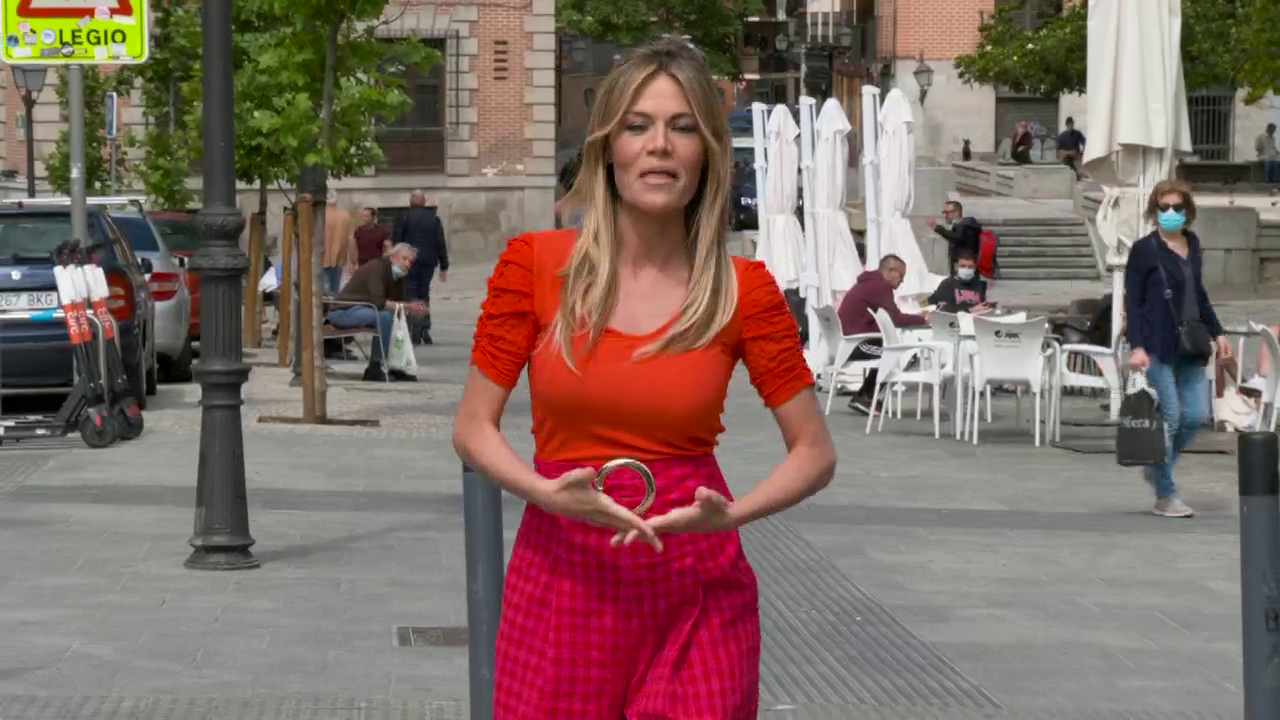
#> input picture frame 10 of directo.mp4, 1280 x 720 px
$ python video.py
#> lines starting #> are read from the running program, lines starting #| are printed output that depends on the picture; after the words box and inside, x2 and y2 are one past the last pixel; in counts of white or black regions, pixels touching at a corner belong together
#> further down, frame is the input picture: shape (720, 1280, 3); mean B, G, R 100.9, 108, 127.8
### face_detector.py
#LIBRERIAS
import cv2
import numpy as np

#FUNCION: recibe una imagen y te devuelve las coordenadas de las caras
def face_detector(img, face_cascade, eye_cascade, face_f):

    #variables face_f
    xf = face_f[0]
#> xf = 0
    yf = face_f[1]
#> yf = 0
    wf = face_f[2]
#> wf = 1280
    hf = face_f[3]
#> hf = 720

    #variables img
    xi = 0
    yi = 0
    wi = img.shape[1]
#> wi = 1280
    hi = img.shape[0]
#> hi = 720

    #apertura de face_f con relacion a la img
    c = float(0.1) #esto es un 10 %

    print("face_f: ", xf, xf + wf, yf, yf + hf)
#| face_f:  0 1280 0 720
    #roi_i = img[yf: yf + hf, xf: xf + wf]
    #cv2.imshow("roi_i", roi_i)

    if xf != xi or yf != yi or wf != wi or hf != hi: #(tendre que ver si AND o OR)
        #face_f no es igual a img, hace falta la apertura

        y1 = yf - round(c * hf)
        y2 = yf + hf + round(c * hf)
        x1 = xf - round(c * wf)
        x2 = xf + wf + round(c * wf)

        roi_f = img[y1: y2, x1: x2]

        print("Face apertura: ", x1, x2, y1, y2)
        #cv2.imshow('Face apertura',roi_f)

        #paso el roi_f a gris para un mejor tratamiento
        gray_img = cv2.cvtColor(roi_f,cv2.COLOR_BGR2GRAY)

        #aplico el clasificador a la imagen
        faces = face_cascade.detectMultiScale(gray_img, scaleFactor=1.04, minNeighbors=5)
        print("Faces en face apertura: ", faces)
        if type(faces) == np.ndarray:

            flag = -1

            for x,y,w,h in faces:

                flag = flag + 1

                if w >= 100 and w <= 125 and h >= 100 and h <= 125:

                    print("Entro en el if de la apertura")
                    print("Face: ", x,y,w,h)

                    #Region Of Interest
                    roi_gray = gray_img[y:y+h, x:x+w]

                    #aplico el clasificador de ojos sobre la imagen de interes que se supone que es una cara y guardo el resultado en eyes
                    eyes = eye_cascade.detectMultiScale(roi_gray)

                    c_eyes = 0

                    for ex,ey,ew,eh in eyes:

                        c_eyes = c_eyes + 1

                        if c_eyes >= 2: #si hay mínimo dos ojos (a veces la boca abierta la detecta como un tercer ojo), es una cara

                            print("faces[flag]", faces[flag])

                            face = faces[flag]

                            #las coordenadad de face son relativas a roi_f, no a img, por lo que tengo que referenciarlas al 0,0 de la img
                            face_r = np.array([face[0] + xf, face[1] + yf, face[2], face[3]])

                            print("face_r: ", face_r)

                            return face_r
                else:

                    #return np.array([x1, y1, x2 - x1, y2 - y1])
                    return np.array([xf, yf, wf, hf])

    else:

        #face_f es igual a img, no hace falta la apertura: se analiza la imagen entera

        roi_f = img[yf : yf + hf, xf : xf + wf]

        #cv2.imshow('roi_f',roi_f)

        #paso el roi_f a gris para un mejor tratamiento
        gray_img = cv2.cvtColor(roi_f,cv2.COLOR_BGR2GRAY)
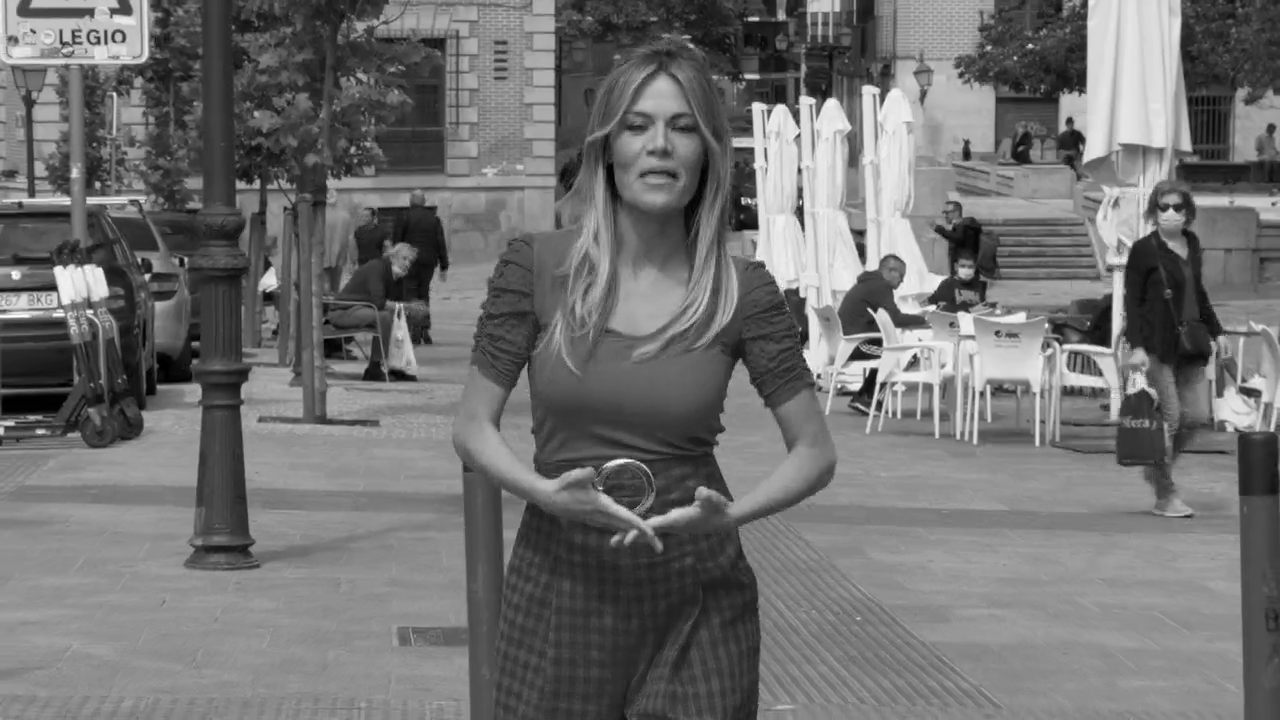
#> gray_img: shape (720, 1280); min 0, max 255, mean 113.1

        #aplico el clasificador a la imagen
        faces = face_cascade.detectMultiScale(gray_img, scaleFactor=1.04, minNeighbors=5)
#> faces = [[1152, 193, 39, 39], [642, 664, 44, 44], [21, 87, 47, 47], [519, 104, 49, 49], [440, 38, 48, 48], [23, 103, 50, 50], [895, 397, 50, 50], [111, 228, 56, 56], [888, 103, 71, 71], [601, 80, 118, 118]]


        if type(faces) == np.ndarray:

            flag = -1

            for x,y,w,h in faces:

                flag = flag + 1

                if w >= 100 and w <= 125 and h >= 100 and h <= 125:

                    print("Entro en el if de la no apertura")
                    print("Face: ", x,y,w,h)

                    #Region Of Interest
                    roi_gray = gray_img[y:y+h, x:x+w]

                    #aplico el clasificador de ojos sobre la imagen de interes que se supone que es una cara y guardo el resultado en eyes
                    eyes = eye_cascade.detectMultiScale(roi_gray)

                    c_eyes = 0

                    for ex,ey,ew,eh in eyes:

                        c_eyes = c_eyes + 1

                    if c_eyes >= 2: #si hay mínimo dos ojos (a veces la boca abierta la detecta como un tercer ojo), es una cara

                        print("faces[flag]", faces[flag])

                        return faces[flag]
#> this loop made 10 passes
#> (x, y, w, h, eyes) on pass 10: (601, 80, 118, 118, [[22, 24, 39, 39], [33, 72, 44, 44]])
#| Entro en el if de la no apertura
#| Face:  601 80 118 118
#| faces[flag] [601  80 118 118]
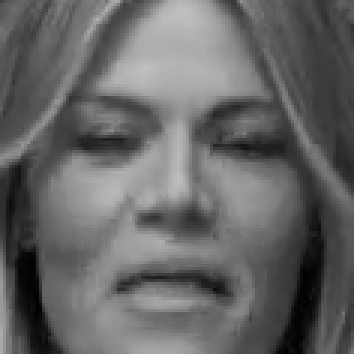
#> roi_gray: shape (118, 118) (shown 3 times larger); min 0, max 192, mean 101.5
#> after the loop, flag = 9


### video.py
#LIBRERIAS
import cv2
import numpy as np

from face_detector import *

#CARGA DE LOS CLASIFICADORES
face_cascade = cv2.CascadeClassifier("haarcascade_frontalface_default.xml")
eye_cascade = cv2.CascadeClassifier('haarcascade_eye.xml')

#VARIABLES GENERALES
face = np.array([0, 0, 0, 0])

#MAIN
# Create a VideoCapture object and read from input file
# If the input is the camera, pass 0 instead of the video file name
cap = cv2.VideoCapture('directo.mp4')

# Check if camera opened successfully
if (cap.isOpened()== False):
  print("Error opening video stream or file")


# Read until video is completed
while(cap.isOpened()):
  # Capture frame-by-frame
  ret, frame = cap.read()

  if ret == True:

    #inicializo el array de face: [0 0 w h].
    face_frame = np.array([0, 0, frame.shape[1], frame.shape[0]])

    #Analizar si frame tiene cara. Envio a la funcion un rectangulo inicial para analizar, o justo el que acabo de recibir en la ultima iteraccion
    if type(face) == np.ndarray: #asi evito los face vacios, que darian ademas error
      if face[0] != 0 or face[1] != 0 or face[2] != 0 or face[3] != 0:
        #Face ha cambiado
        face_f = face
      else:
        #Face no ha cambiado
        face_f = face_frame

    face = face_detector(frame,  face_cascade, eye_cascade, face_f)
#> face = [601, 80, 118, 118]

    print("FACE QUE LLEGA A VIDEO.PY: ", face)
#| FACE QUE LLEGA A VIDEO.PY:  [601  80 118 118]

    if type(face) == np.ndarray: #si face no es un array vacio, pinta el rectangulo

      start_point = (face[0], face[1])
#> start_point = (601, 80)
      end_point = ((face[0] + face[2]), (face[1] + face[3]))
#> end_point = (719, 198)
      color = (255, 0, 0)
      thickness = 2
      frame = cv2.rectangle(frame, start_point, end_point, color, thickness)
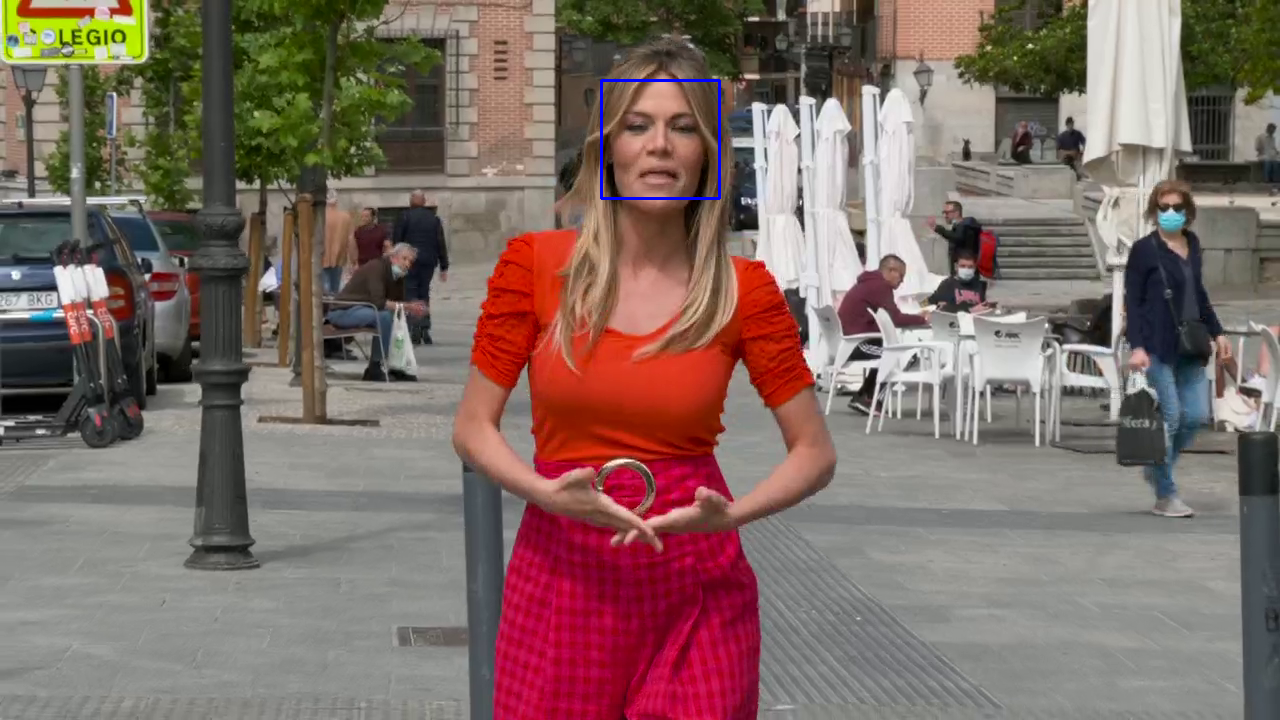
#> frame: shape (720, 1280, 3); 0.15% of pixels changed, all inside (x1, y1, x2, y2) = (600, 79, 721, 200)

    # Display the resulting frame
    cv2.imshow('Directo',frame)


    # Press Q on keyboard to  exit
    if cv2.waitKey(25) & 0xFF == ord('q'): #a 38 es una velocidad buena sin procesar
#> (key q is pressed here)
      break

  # Break the loop
  else:
    break

# When everything done, release the video capture object
cap.release()

# Closes all the frames
cv2.destroyAllWindows()

$ run again, starting later in the video
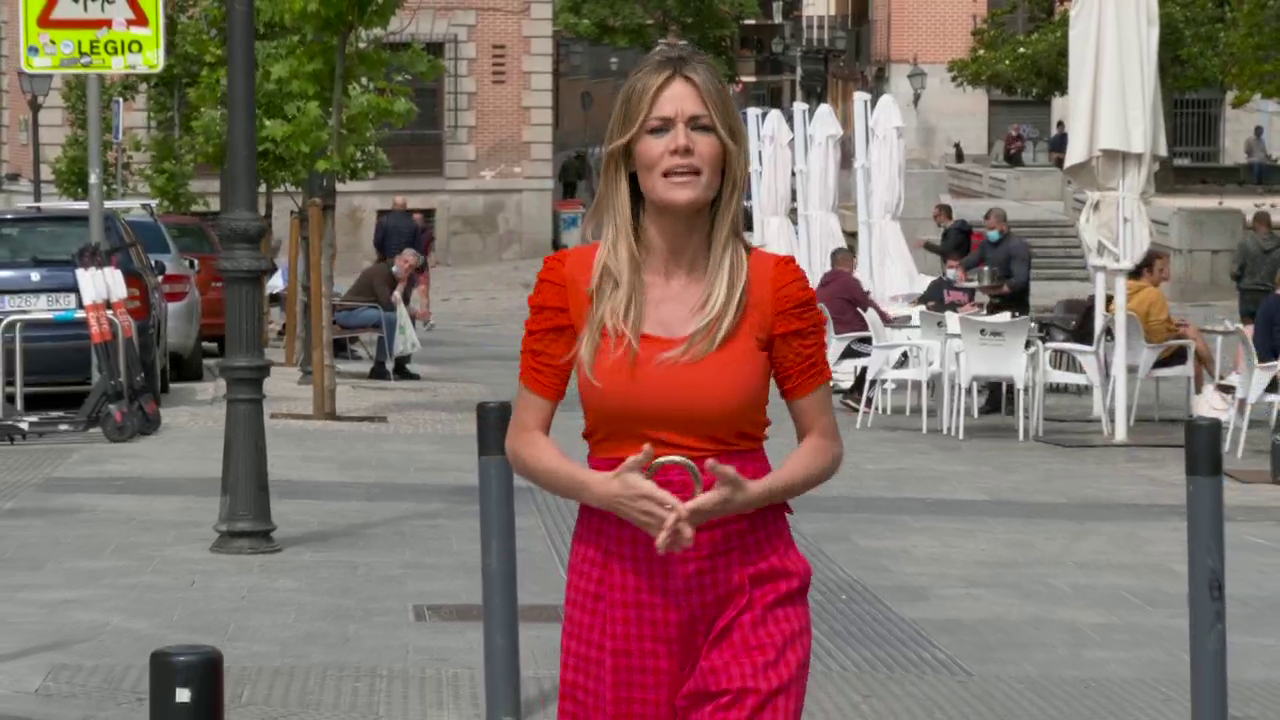
#> input picture frame 46 of directo.mp4, 1280 x 720 px
#> frame is the input picture: shape (720, 1280, 3); mean B, G, R 101.7, 109, 128.2
#| face_f:  0 1280 0 720
#> in face_detector, `gray_img = cv2.cvtColor(roi_f,cv2.COLOR_BGR2GRAY)`:
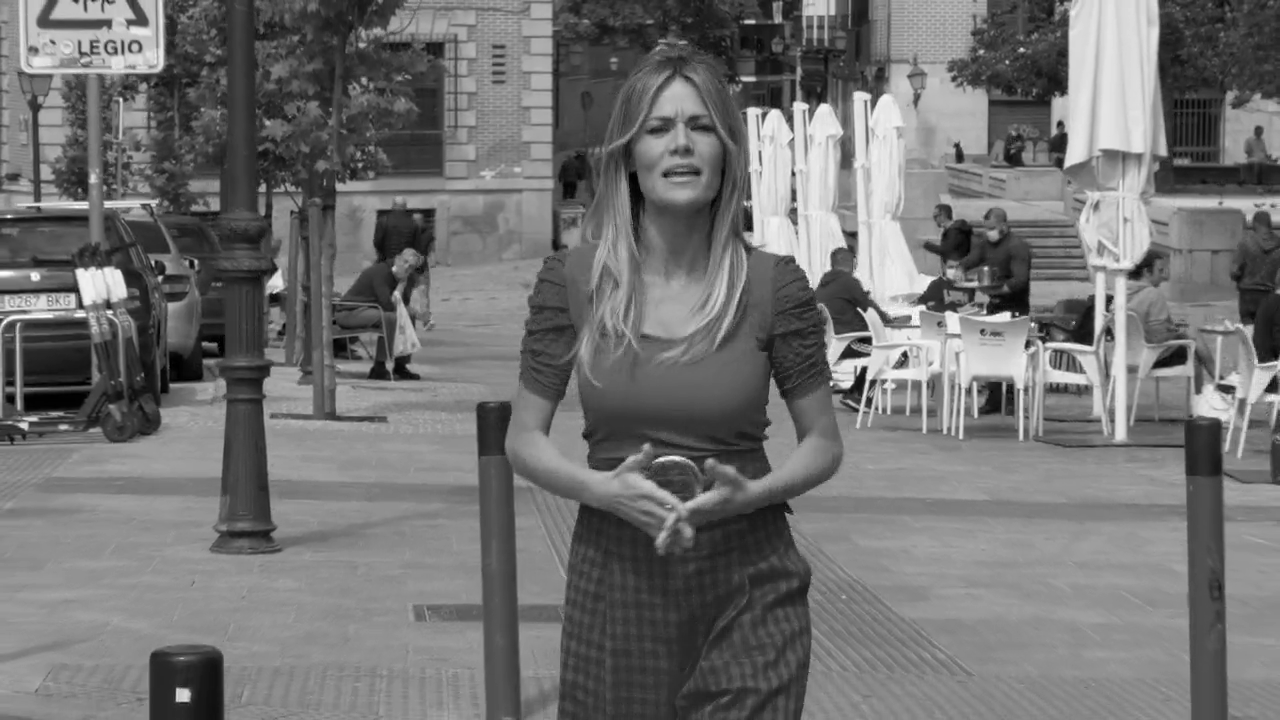
#> gray_img: shape (720, 1280); min 0, max 255, mean 113.9
#> faces = [[1102, 301, 27, 27], [30, 144, 45, 45], [26, 91, 46, 46], [30, 107, 50, 50], [877, 105, 75, 75], [480, 232, 70, 70], [624, 83, 113, 113], [837, 6, 192, 192]]
#> the loop in face_detector, `for x,y,w,h in faces: ` made 8 passes
#> (x, y, w, h, eyes) on pass 7: (624, 83, 113, 113, [[36, 67, 44, 44]])
#> (printed output is left out)
#> after the loop in face_detector, `for x,y,w,h in faces:`:
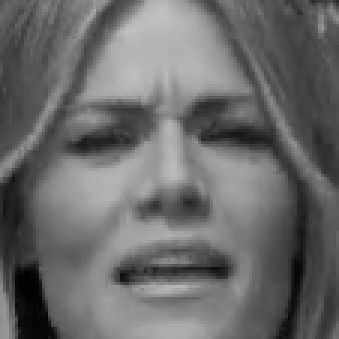
#> roi_gray: shape (113, 113) (shown 3 times larger); min 1, max 194, mean 106.4
#> after the loop in face_detector, `for x,y,w,h in faces:`: flag = 7
#| FACE QUE LLEGA A VIDEO.PY:  None

$ run again, starting later in the video
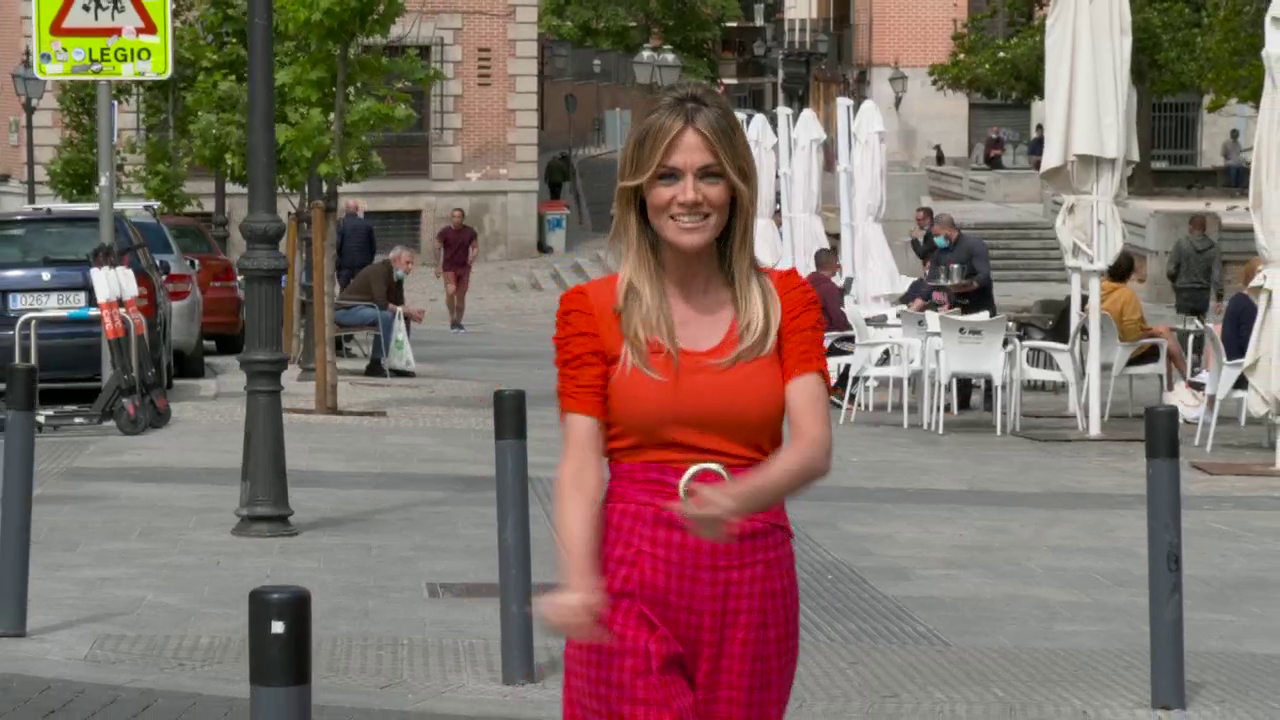
#> input picture frame 82 of directo.mp4, 1280 x 720 px
#> frame is the input picture: shape (720, 1280, 3); mean B, G, R 101.4, 109.4, 126.6
#| face_f:  0 1280 0 720
#> in face_detector, `gray_img = cv2.cvtColor(roi_f,cv2.COLOR_BGR2GRAY)`:
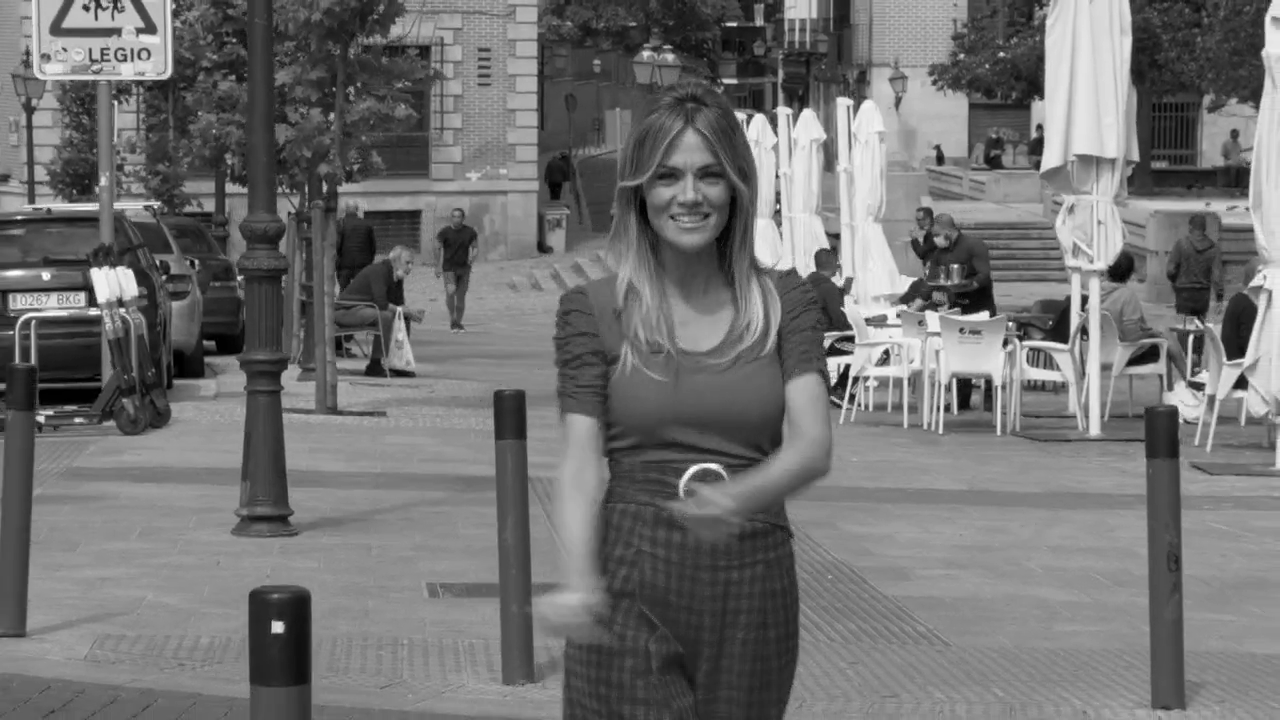
#> gray_img: shape (720, 1280); min 0, max 255, mean 113.6
#> faces = [[216, 182, 38, 38], [22, 108, 49, 49], [499, 108, 50, 50], [131, 231, 53, 53], [1127, 257, 57, 57], [860, 109, 73, 73], [1005, 361, 76, 76], [636, 135, 108, 108], [475, 250, 90, 90], [824, 13, 186, 186]]
#> the loop in face_detector, `for x,y,w,h in faces: ` made 10 passes
#> (x, y, w, h) on pass 8: (636, 135, 108, 108)
#> (printed output is left out)
#> after the loop in face_detector, `for x,y,w,h in faces:`:
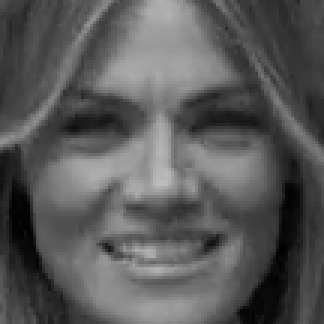
#> roi_gray: shape (108, 108) (shown 3 times larger); min 0, max 188, mean 89
#> after the loop in face_detector, `for x,y,w,h in faces:`: flag = 9
#| FACE QUE LLEGA A VIDEO.PY:  None
